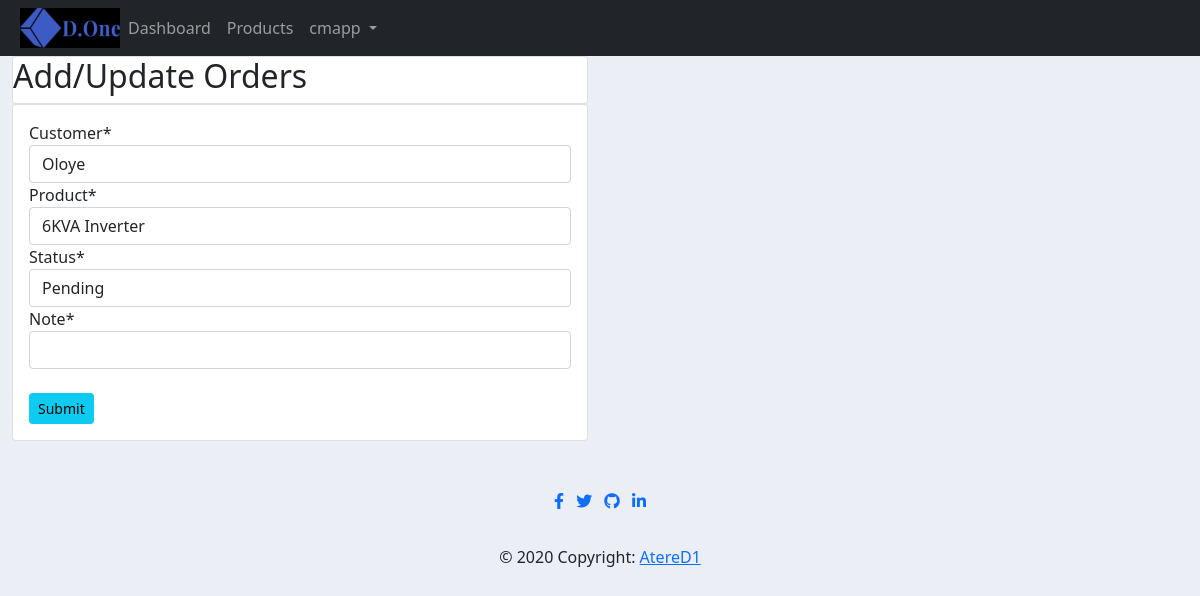
The page /update_order/1/ (signed in) on the database its author committed.
### accounts/models.py (models this page shows, shortened)
class Order(models.Model):
	STATUS = (
			('Pending', 'Pending'),
			('Out for delivery', 'Out for delivery'),
			('Delivered', 'Delivered'),
			)
	customer = models.ForeignKey(Customer, null=True, on_delete= models.SET_NULL)
	product = models.ForeignKey(Product, null=True, on_delete= models.SET_NULL)
	date_created = models.DateTimeField(auto_now_add=True, null=True)
	status = models.CharField(max_length=200, null=True, choices=STATUS)
	note = models.CharField(max_length=1000, null=True)

### accounts/decorators.py (the view)
		def wrapper_func(request, *args, **kwargs):
			group = None
			if request.user.groups.exists():
				group = request.user.groups.all()[0].name
			if group in allowed_roles:
				return view_func(request, *args, **kwargs)
			else:
				return HttpResponse('You are not authorized to view this page')

### accounts/forms.py
class OrderForm(ModelForm):
	class Meta:
		model = Order
		fields = '__all__'

### accounts/models.py (called while the page is built)
	def __str__(self):
		return self.name

	def __str__(self):
		return self.name

### accounts/views.py (called while the page is built)
@login_required(login_url='login')
@allowed_users(allowed_roles=['admin'])
def updateOrder(request, pk):
	order = Order.objects.get(id=pk)
	formset = OrderForm(instance=order)
	if request.method == 'POST':
		formset = OrderForm(request.POST, instance=order)
		if formset.is_valid():
			formset.save()
			return redirect('/')
	context = {'formset':formset}
	return render(request, 'account/order_form.html', context)

### templates/account/order_form.html (shortened to what this page needs)
{%  extends 'main.html' %}
{% load static %}
{% load crispy_forms_tags %}
{% block content %}
<div class="row">
	<div class="col-md-6">
		<div class="card card-head">
			<h2>Add/Update Orders</h2>
		</div>
		<div class="card card-body">
			<form action="" method="POST">
				{{ formset|crispy }}
				<br>
				<input class="btn btn-sm btn-info" type="submit" name="Submit">
			</form>
		</div>
	</div>
</div>
{% endblock %}

### templates/navbar.html (shortened to what this page needs)
{% load static %}
<nav class="navbar navbar-expand-lg navbar-dark bg-dark">
  <a href="{% url 'dashboard' %}"><img id="logo" src="{% static 'images/logo.jpg' %}" alt="logo"></a>
    <div class="collapse navbar-collapse" id="navbarSupportedContent">
      <ul class="navbar-nav ml-auto">
        <li class="nav-item active">
          <a class="nav-link" href="{% url 'dashboard' %}">Dashboard</a>
        </li>
        <li class="nav-item">
          <a class="nav-link" href="{% url 'products' %}">Products</a>
        </li>
      </ul>
      {% if user.is_authenticated %}
            <ul class="navbar-nav ml-auto">
                <li class="nav-item">
                    <a class="nav-link dropdown-toggle head" href="#" id="navbarDropdown" role="button"
                        data-toggle="dropdown" aria-haspopup="true" aria-expanded="false">
                        {{ user.username }}
                    </a>
                </li>
            </ul>
            {% endif %}
        </div>
  </nav>

### static/css/main.css (style rules this page uses)
#logo { height: 40px; width: 100px; margin-left: 20px; }
body { background-color: #ebeff5; }

### rows shown on the page
Order: customer "Oloye", product "6KVA Inverter", status "Pending"

### other values the page prints
{{ user.username }} "cmapp"
